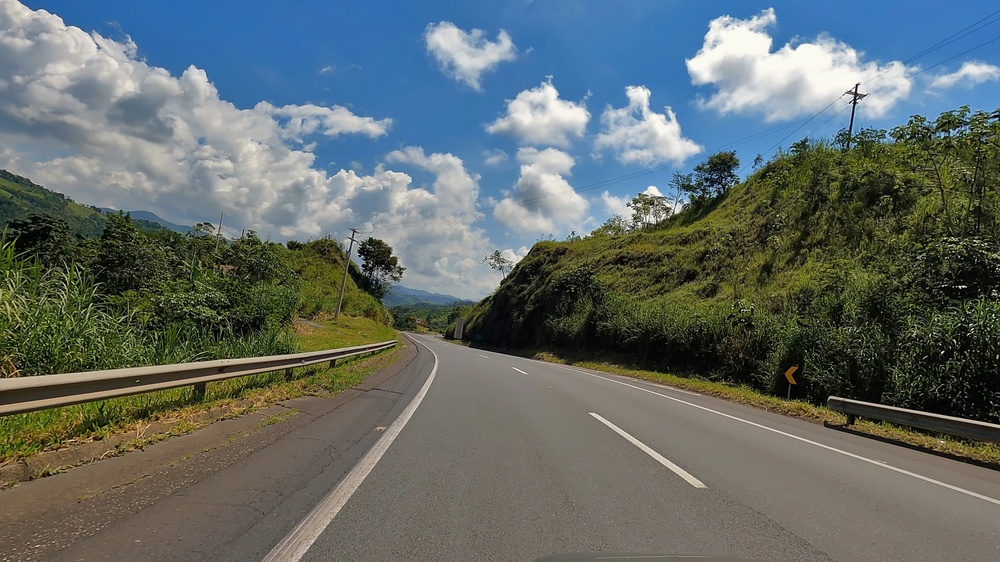
#> input picture imagens/estrada.jpg, 1000 x 562 px, shrunk from 1920 x 1080 before the run, found by its file name
$ python 3.3.1.py
#> lines starting #> are read from the running program, lines starting #| are printed output that depends on the picture
import cv2

image = cv2.imread('imagens/estrada.jpg', cv2.IMREAD_GRAYSCALE)
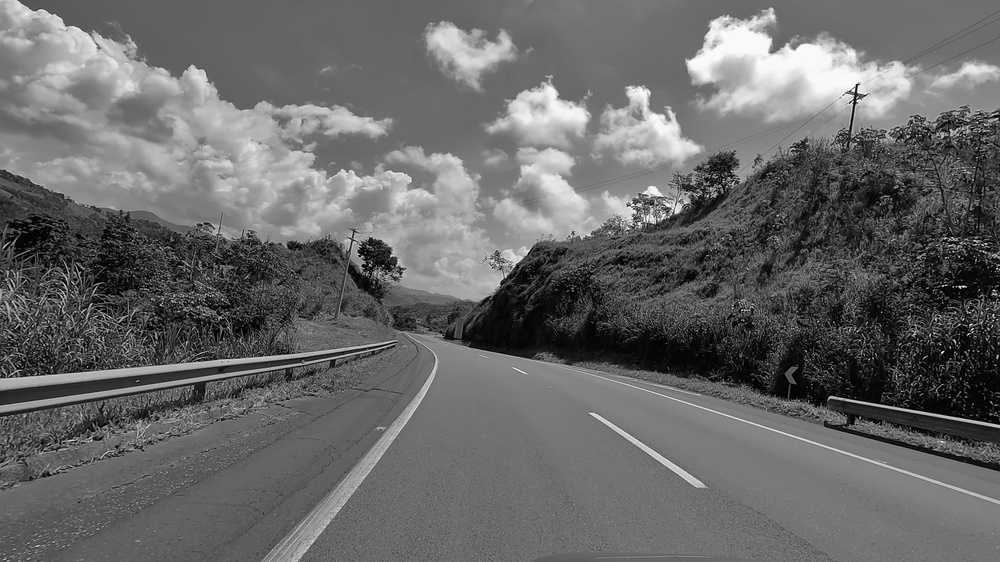
#> image: shape (562, 1000); min 0, max 255, mean 104.4

threshold_1 = 50
threshold_2 = 150

edges = cv2.Canny(image, threshold_1, threshold_2)
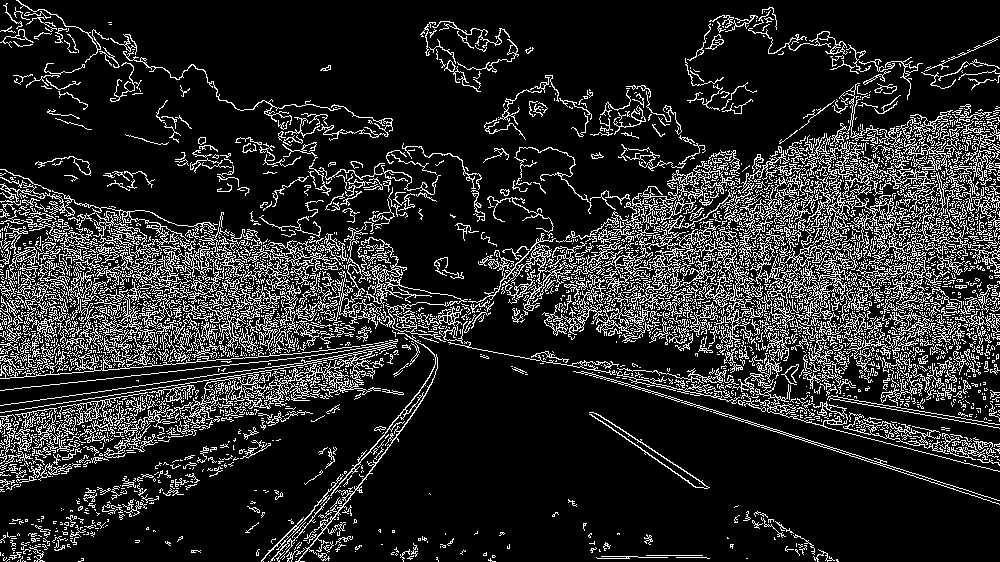
#> edges: shape (562, 1000); 15.8% white in thin lines or dots

cv2.imshow('Original Image', image)
cv2.imshow('Edges ( Canny)', edges)
cv2.waitKey()
cv2.destroyAllWindows()
